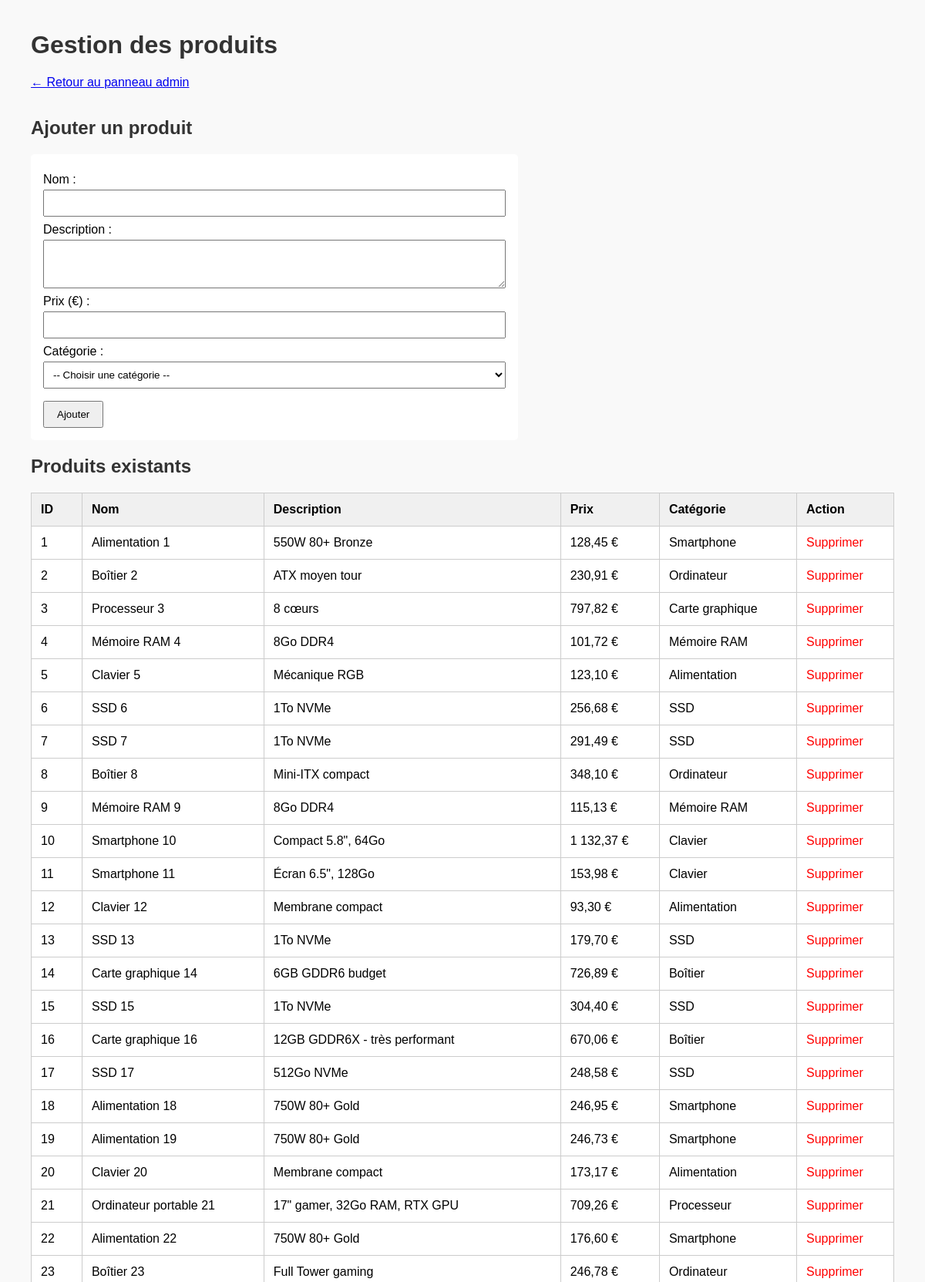
Screenshot of /admin_system/admin_product.php (signed in, upper part) with the database file from the repository.
### tables this page shows
CREATE TABLE IF NOT EXISTS `produits` (
  `id` int NOT NULL AUTO_INCREMENT,
  `nom` varchar(255) NOT NULL,
  `description` text,
  `prix` decimal(10,2) NOT NULL,
  `created_at` timestamp NULL DEFAULT CURRENT_TIMESTAMP,
  `categorie_id` int DEFAULT NULL,
  PRIMARY KEY (`id`),
  KEY `fk_produits_categories` (`categorie_id`)
);

CREATE TABLE IF NOT EXISTS `categories` (
  `id` int NOT NULL AUTO_INCREMENT,
  `nom` varchar(100) NOT NULL,
  PRIMARY KEY (`id`)
);

### admin_system/admin_product.php (the view, shortened to what this page needs)
<?php
require_once './../phplogin.php';
$products = $pdo->query("
    SELECT p.*, c.nom AS categorie_nom
    FROM produits p
    LEFT JOIN categories c ON p.categorie_id = c.id
    ORDER BY p.id ASC
")->fetchAll();
?>
<!DOCTYPE html>
<html lang="fr">
<head>
</head>
<body>
<h1>Gestion des produits</h1>
<a class="back" href="admin.php">← Retour au panneau admin</a>
<h2>Ajouter un produit</h2>
<form method="post">
    <label>
        Nom :
        <input type="text" name="nom" required>
    </label>
    <label>
        Description :
        <textarea name="description" rows="3"></textarea>
    </label>
    <label>
        Prix (€) :
        <input type="number" name="prix" min="0.01" step="0.01" required>
    </label>
    <label>
        Catégorie :
        <select name="categorie_id" required>
            <option value="">-- Choisir une catégorie --</option>
        </select>
    </label>
    <button type="submit">Ajouter</button>
</form>
<h2>Produits existants</h2>
<table>
    <thead>
        <tr>
            <th>ID</th>
            <th>Nom</th>
            <th>Description</th>
            <th>Prix</th>
            <th>Catégorie</th>
            <th>Action</th>
        </tr>
    </thead>
    <tbody>
        <?php if (empty($products)): ?>
            <tr><td colspan="6">Aucun produit trouvé.</td></tr>
        <?php else: ?>
            <?php foreach ($products as $p): ?>
                <tr>
                    <td><?= (int)$p['id'] ?></td>
                    <td><?= htmlspecialchars($p['nom'] ?? '') ?></td>
                    <td><?= htmlspecialchars($p['description'] ?? '') ?></td>
                    <td><?= number_format($p['prix'], 2, ',', ' ') ?> €</td>
                    <td><?= htmlspecialchars($p['categorie_nom'] ?? 'Non catégorisé') ?></td>
                    <td class="actions">
                        <a href="?delete=<?= $p['id'] ?>" onclick="return confirm('Supprimer ce produit ?');">Supprimer</a>
                    </td>
                </tr>
            <?php endforeach; ?>
        <?php endif; ?>
    </tbody>
</table>
</body>
</html>

### admin_system/admin_product.php (style rules this page uses)
body { font-family: Arial, sans-serif; padding: 2rem; background-color: #f9f9f9; }
h1, h2 { color: #333; }
table { width: 100%; border-collapse: collapse; margin-top: 1rem; background: #fff; }
th, td { border: 1px solid #ccc; padding: 0.75rem; text-align: left; }
th { background-color: #f0f0f0; }
form { background: #fff; padding: 1rem; border-radius: 5px; max-width: 600px; margin-top: 1rem; }
label { display: block; margin-top: 0.5rem; }
input, select, textarea { width: 100%; padding: 0.5rem; margin-top: 0.25rem; }
button { margin-top: 1rem; padding: 0.5rem 1rem; }
.actions a { color: red; text-decoration: none; }
.back { margin-bottom: 1rem; display: inline-block; }

### rows the page displays
produits: id "1", nom "Alimentation 1", description "550W 80+ Bronze", prix "128,45", categorie.nom "Smartphone"
produits: id "2", nom "Boîtier 2", description "ATX moyen tour", prix "230,91", categorie.nom "Ordinateur"
produits: id "3", nom "Processeur 3", description "8 cœurs", prix "797,82", categorie.nom "Carte graphique"
produits: id "4", nom "Mémoire RAM 4", description "8Go DDR4", prix "101,72", categorie.nom "Mémoire RAM"
produits: id "5", nom "Clavier 5", description "Mécanique RGB", prix "123,10", categorie.nom "Alimentation"
produits: id "6", nom "SSD 6", description "1To NVMe", prix "256,68", categorie.nom "SSD"
produits: id "7", nom "SSD 7", description "1To NVMe", prix "291,49", categorie.nom "SSD"
produits: id "8", nom "Boîtier 8", description "Mini-ITX compact", prix "348,10", categorie.nom "Ordinateur"
produits: id "9", nom "Mémoire RAM 9", description "8Go DDR4", prix "115,13", categorie.nom "Mémoire RAM"
produits: id "10", nom "Smartphone 10", description "Compact 5.8\", 64Go", prix "1 132,37", categorie.nom "Clavier"
produits: id "11", nom "Smartphone 11", description "Écran 6.5\", 128Go", prix "153,98", categorie.nom "Clavier"
produits: id "12", nom "Clavier 12", description "Membrane compact", prix "93,30", categorie.nom "Alimentation"
produits: id "13", nom "SSD 13", description "1To NVMe", prix "179,70", categorie.nom "SSD"
produits: id "14", nom "Carte graphique 14", description "6GB GDDR6 budget", prix "726,89", categorie.nom "Boîtier"
produits: id "15", nom "SSD 15", description "1To NVMe", prix "304,40", categorie.nom "SSD"
produits: id "16", nom "Carte graphique 16", description "12GB GDDR6X - très performant", prix "670,06", categorie.nom "Boîtier"
produits: id "17", nom "SSD 17", description "512Go NVMe", prix "248,58", categorie.nom "SSD"
produits: id "18", nom "Alimentation 18", description "750W 80+ Gold", prix "246,95", categorie.nom "Smartphone"
produits: id "19", nom "Alimentation 19", description "750W 80+ Gold", prix "246,73", categorie.nom "Smartphone"
produits: id "20", nom "Clavier 20", description "Membrane compact", prix "173,17", categorie.nom "Alimentation"
produits: id "21", nom "Ordinateur portable 21", description "17\" gamer, 32Go RAM, RTX GPU", prix "709,26", categorie.nom "Processeur"
produits: id "22", nom "Alimentation 22", description "750W 80+ Gold", prix "176,60", categorie.nom "Smartphone"
produits: id "23", nom "Boîtier 23", description "Full Tower gaming", prix "246,78", categorie.nom "Ordinateur"
